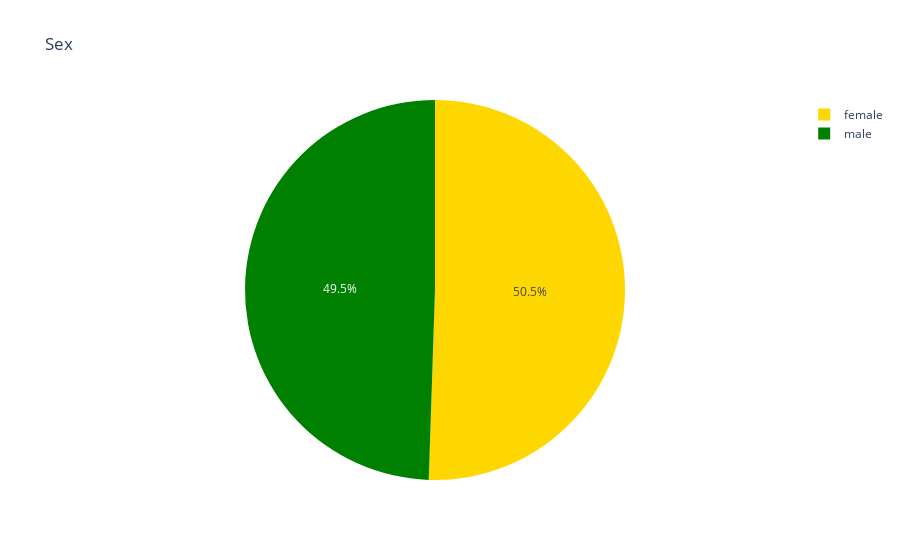

Write notebook code for a chart like this one.
### Code cell
sex_name=Insurance['sex'].unique()
sex_value=Insurance['sex'].value_counts()
px.pie(values=sex_value,names=sex_name,title='Sex',color_discrete_sequence=['gold','green'])

### Figure 1 — Plotly figure (JSON) as saved in the notebook; plotly's stock layout.template omitted (floating-point values rounded to 4 significant figures)
{"data": [{"domain": {"x": [0, 1], "y": [0, 1]}, "hovertemplate": "label=%{label}<br>value=%{value}<extra></extra>", "labels": ["female", "male"], "legendgroup": "", "name": "", "showlegend": true, "type": "pie", "values": [676, 662]}], "layout": {"legend": {"tracegroupgap": 0}, "piecolorway": ["gold", "green"], "title": {"text": "Sex"}}}
